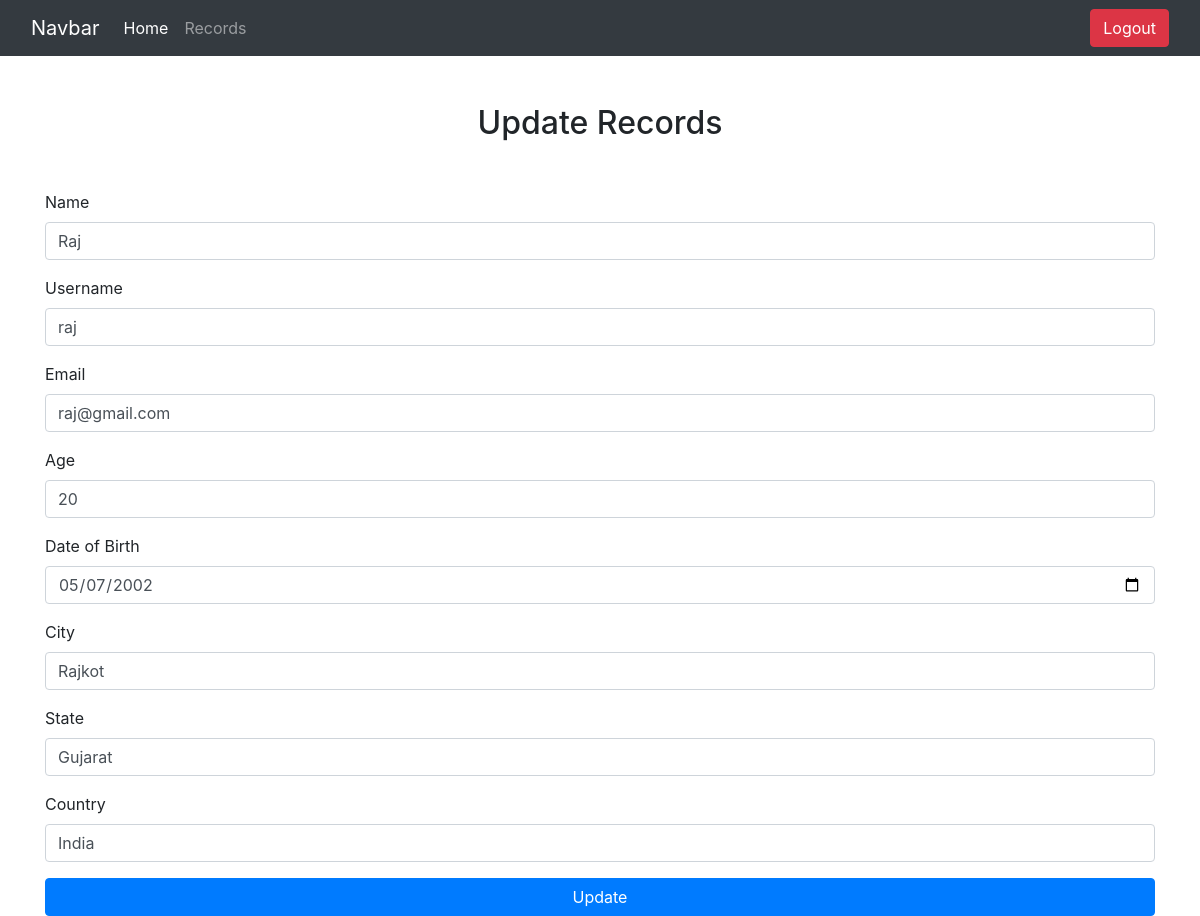
Screenshot of /edit.php?uid=7 (signed in) with the database file from the repository.
### tables this page shows
CREATE TABLE IF NOT EXISTS `users` (
  `id` int(11) NOT NULL AUTO_INCREMENT,
  `name` varchar(50) NOT NULL,
  `username` varchar(50) NOT NULL,
  `email` varchar(50) NOT NULL,
  `age` int(11) NOT NULL,
  `dob` varchar(50) NOT NULL,
  `country` varchar(50) NOT NULL,
  `state` varchar(50) NOT NULL,
  `city` varchar(50) NOT NULL,
  `password` varchar(50) NOT NULL,
  PRIMARY KEY (`id`)
);

### edit.php (the view, shortened to what this page needs)
<?php
    include 'connection.php';
    if ($_SESSION['uname'] != "") {
        $uid = $_GET['uid'];
        if ($uid == "") {
            header("location: display.php");
        }
        else {
            $query = "select * from users where id = $uid";
            $result = mysqli_query($con, $query);
?>
<!DOCTYPE html>
<html lang="en">
<head>
    <link rel="stylesheet" href="assets/css/bootstrap.min.css">
</head>
<body>
    <?php include "headerBar.php" ?>
    <h2 class="text-center mt-5">
        Update Records
    </h2>
    <div class="container mt-5">
        <?php while($srow = mysqli_fetch_array($result)){
            ?>
            <form method="POST" action="updata.php">
                <div class="form-group">
                    <label for="name">Name</label>
                    <input type="text" class="form-control" name="upname" value="<?php echo $srow['name']; ?>" id="name" placeholder="Enter Your Name" required>
                </div>
                <div class="form-group">
                    <label for="username">Username</label>
                    <input type="text" class="form-control" name="upusername" value="<?php echo $srow['username']; ?>"  id="username" placeholder="Enter Your Username" required>
                </div>
                <div class="form-group">
                    <label for="email">Email</label>
                    <input type="email" class="form-control" name="upemail"  value="<?php echo $srow['email']; ?>"  id="email" placeholder="Enter Your Email Address" required>
                </div>
                <div class="form-group">
                    <label for="age">Age</label>
                    <input type="number" class="form-control" name="upage" value="<?php echo $srow['age']; ?>"  id="age" placeholder="Enter Your Age" required>
                </div>
                <div class="form-group">
                    <label for="dob">Date of Birth</label>
                    <input type="date" class="form-control" name="updob" value="<?php echo $srow['dob']; ?>"  id="dob" placeholder="Enter Your Date Of Birth" required>
                </div>
                <div class="form-group">
                    <label for="city">City</label>
                    <input type="text" class="form-control" name="upcity" value="<?php echo $srow['city']; ?>"  id="city" placeholder="Enter Your City" required>
                </div>
                <div class="form-group">
                    <label for="state">State</label>
                    <input type="text" class="form-control" name="upstate" value="<?php echo $srow['state']; ?>"  id="state" placeholder="Enter Your State" required>
                </div>
                <div class="form-group">
                    <label for="country">Country</label>
                    <input type="text" class="form-control" name="upcountry" value="<?php echo $srow['country']; ?>"  id="country" placeholder="Enter Your Country" required>
                </div>
                <div>
                    <button type="submit" name="btnupdate" class="w-100 btn btn-primary">Update</button>
                </div>
            </form>
        <?php
            }
        ?>
    </div>
</body>
</html>
    <?php
        }
    }
    else{
        header("location: index.php");
    }
    ?>

### rows the page displays
users: upname "Raj", upusername "raj", upemail "raj@gmail.com", upage "20", updob "05/07/2002", upcity "Rajkot", upstate "Gujarat", upcountry "India"
